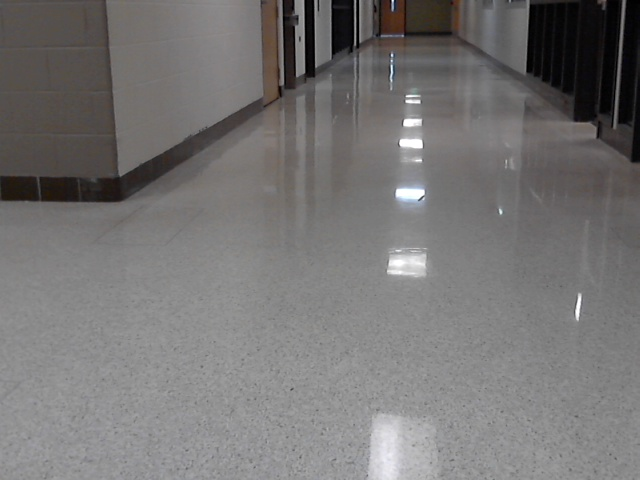
#> input picture tutorials/ph.jpg, 640 x 480 px
$ python showBrightSpots.py   (older library calls are emulated)
#> lines starting #> are read from the running program, lines starting #| are printed output that depends on the picture; after the words box and inside, x2 and y2 are one past the last pixel; in counts of white or black regions, pixels touching at a corner belong together
#!/usr/bin/env python2
# -*- coding: utf-8 -*-
"""
Created on Sun Nov 12 12:02:40 2017


https://www.pyimagesearch.com/2014/09/29/finding-brightest-spot-image-using-python-opencv/

https://www.pyimagesearch.com/2016/10/31/detecting-multiple-bright-spots-in-an-image-with-python-and-opencv/


Connected Component Analysis


https://en.wikipedia.org/wiki/Connected-component_labeling


@author: bill
"""

import cv2
import numpy as np
from skimage import measure
from matplotlib import pyplot as plt
import imutils
from imutils import contours
img = cv2.imread('ph.jpg',0)
#> img: shape (480, 640); min 0, max 255, mean 116.7

params = cv2.SimpleBlobDetector_Params()

# Change thresholds
params.minThreshold = 100
params.maxThreshold = 250


# Filter by Area.
params.filterByArea = True
params.minArea = 10

# Filter by Circularity
#params.filterByCircularity = True
#params.minCircularity = 0.1

# Filter by Convexity
params.filterByConvexity = True
params.minConvexity = 0.5

# Filter by Inertia
#params.filterByInertia = True
#params.minInertiaRatio = 0.01


detector=cv2.SimpleBlobDetector(params)
cv2.imshow('frame',img)
kernel = np.ones((5,5),np.float32)/25
dst = cv2.filter2D(img,-1,kernel)
cv2.imshow('blur1',dst)
retval,thresh=cv2.threshold(dst,200,255,cv2.THRESH_BINARY)
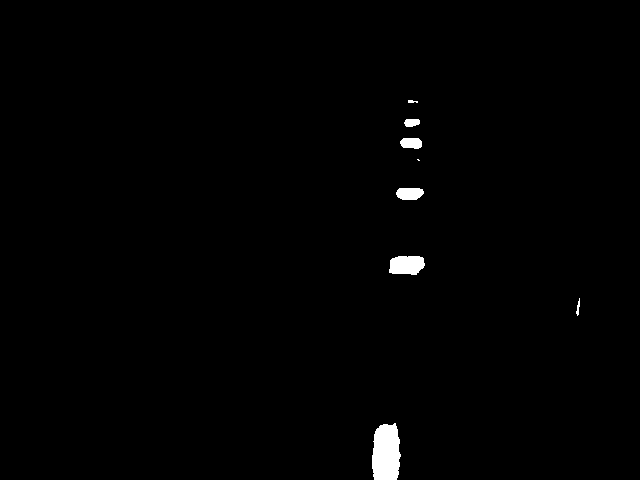
#> thresh: shape (480, 640); 0.86% white; 8 white regions (1 under 20 px), largest, box (x1, y1, x2, y2) and area: (372, 423, 401, 480) 1397, (389, 256, 425, 275) 576, (396, 188, 424, 200) 286
cv2.imshow('thresh',thresh)
thresh = cv2.erode(thresh, None, iterations=2)
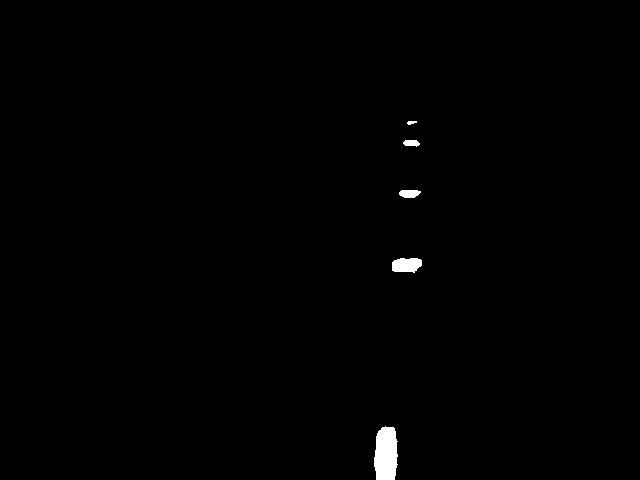
#> thresh: shape (480, 640); 0.56% white; 5 white regions, box (x1, y1, x2, y2) and area: (374, 426, 398, 480) 1091, (392, 258, 422, 273) 369, (399, 190, 421, 198) 144, (403, 140, 420, 147) 90, (407, 121, 417, 125) 29
thresh = cv2.dilate(thresh, None, iterations=4)
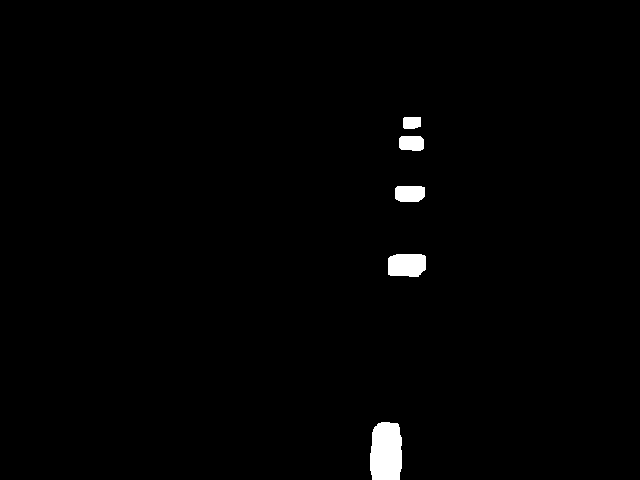
#> thresh: shape (480, 640); 1.1% white; 5 white regions, box (x1, y1, x2, y2) and area: (370, 422, 402, 480) 1686, (388, 254, 426, 277) 798, (395, 186, 425, 202) 448, (399, 136, 424, 151) 346, (403, 117, 421, 129) 205
cv2.imshow('thresh after',thresh)


labels = measure.label(thresh, neighbors=4, background=0)
#> labels: shape (480, 640) int64; 6 distinct labels, from 0 to 5
mask = np.zeros(thresh.shape, dtype="uint8")

# loop over the unique components
for label in np.unique(labels):
	# if this is the background label, ignore it
	if label == 0:
		continue

	# otherwise, construct the label mask and count the
	# number of pixels
	labelMask = np.zeros(thresh.shape, dtype="uint8")
	labelMask[labels == label] = 255
	numPixels = cv2.countNonZero(labelMask)

	# if the number of pixels in the component is sufficiently
	# large, then add it to our mask of "large blobs"
	if numPixels > 100:
		mask = cv2.add(mask, labelMask)
#> this loop made 6 passes
#> numPixels on passes 2 to 6: 205, 346, 448, 798, 1686
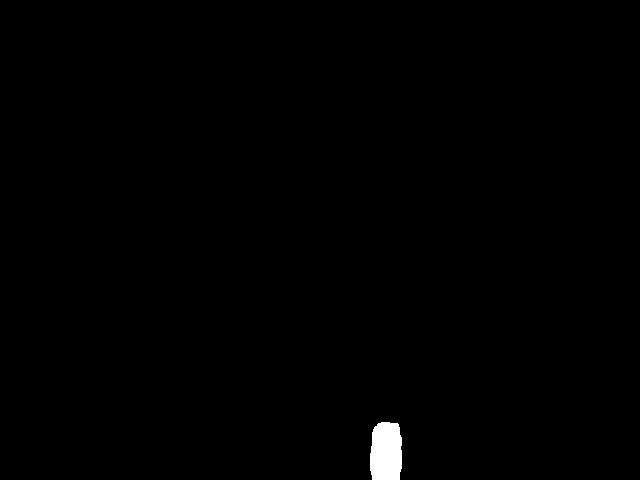
#> labelMask: shape (480, 640); 0.55% white; 1 white region
# find the contours in the mask, then sort them from left to
# right
cnts = cv2.findContours(mask.copy(), cv2.RETR_EXTERNAL,
	cv2.CHAIN_APPROX_SIMPLE)
#> cnts = 5 contours; box (x1, y1, x2, y2) and area: (370, 422, 402, 480) 1606, (388, 254, 426, 277) 744, (395, 186, 425, 202) 408, (399, 136, 424, 151) 312, (403, 117, 421, 129) 178
cnts = cnts[0] if imutils.is_cv2() else cnts[1]
cnts = contours.sort_contours(cnts)[0]

# loop over the contours
for (i, c) in enumerate(cnts):
	# draw the bright spot on the image
	(x, y, w, h) = cv2.boundingRect(c)
	((cX, cY), radius) = cv2.minEnclosingCircle(c)
	cv2.circle(img, (int(cX), int(cY)), int(radius),
		(0, 0, 255), 3)
	cv2.putText(img, "#{}".format(i + 1), (x, y - 15),
		cv2.FONT_HERSHEY_SIMPLEX, 0.45, (0, 0, 255), 2)
#> this loop made 5 passes
#> (x, y, w, h, cX, cY, radius) on passes 1 to 5: (370, 422, 32, 58, 385.5, 451.4, 30.68), (388, 254, 38, 23, 406.5, 265, 20.57), (395, 186, 30, 16, 409.5, 192.5, 15.51), (399, 136, 25, 15, 411, 143, 13), (403, 117, 18, 12, 411.5, 122, 9.86)
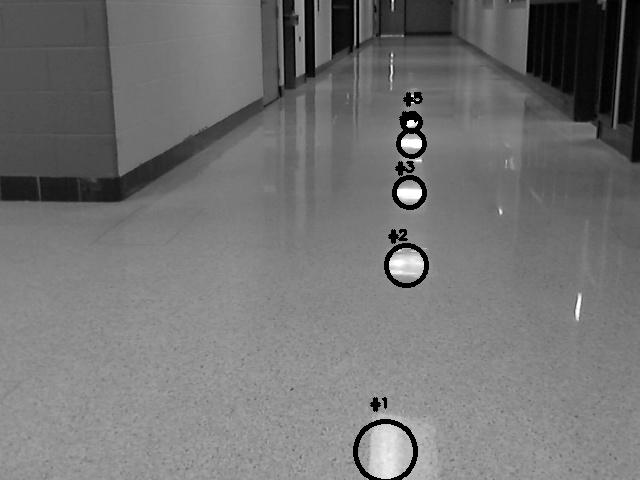
#> img: shape (480, 640); min 0, max 255, mean 115

# show the output image
cv2.imshow("Image", img)
cv2.waitKey(0)
